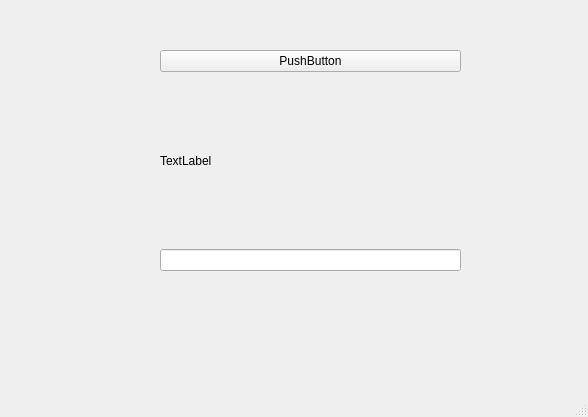
<?xml version="1.0" encoding="UTF-8"?>
<ui version="4.0">
 <class>MainWindow</class>
 <widget class="QMainWindow" name="MainWindow">
  <property name="geometry">
   <rect>
    <x>0</x>
    <y>0</y>
    <width>588</width>
    <height>417</height>
   </rect>
  </property>
  <property name="windowTitle">
   <string>MainWindow</string>
  </property>
  <widget class="QWidget" name="centralwidget">
   <widget class="QWidget" name="verticalLayoutWidget">
    <property name="geometry">
     <rect>
      <x>160</x>
      <y>50</y>
      <width>301</width>
      <height>221</height>
     </rect>
    </property>
    <layout class="QVBoxLayout" name="verticalLayout">
     <property name="sizeConstraint">
      <enum>QLayout::SetMaximumSize</enum>
     </property>
     <item>
      <widget class="QPushButton" name="pushButton">
       <property name="text">
        <string>PushButton</string>
       </property>
      </widget>
     </item>
     <item>
      <widget class="QLabel" name="label">
       <property name="text">
        <string>TextLabel</string>
       </property>
      </widget>
     </item>
     <item>
      <widget class="QLineEdit" name="lineEdit"/>
     </item>
    </layout>
   </widget>
  </widget>
  <widget class="QMenuBar" name="menubar">
   <property name="geometry">
    <rect>
     <x>0</x>
     <y>0</y>
     <width>588</width>
     <height>21</height>
    </rect>
   </property>
  </widget>
  <widget class="QStatusBar" name="statusbar"/>
 </widget>
 <resources/>
 <connections/>
</ui>
